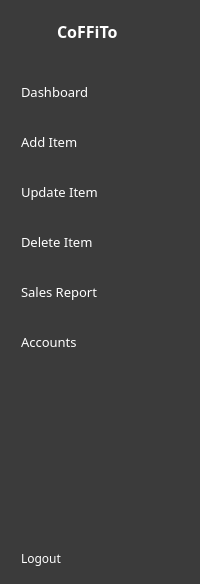
     <widget class="QWidget" name="word_iicon" native="true">
      <property name="styleSheet">
       <string notr="true">QWidget{
	background-color:rgb(59,59,59);
}
QPushButton{
	color:rgb(255,255,255);
	text-align:left;
	height:30px;
	border:none;
	padding-left:10px;
	border-top-left-radius:10px;
	border-bottom-left-radius:10px;
}
QPushButton:checked{
	background-color: #ECECEC;
	color: #FF8C18;
	font-weight:bold;
}
QLabel{
	color:rgb(255,255,255);
}
</string>
      </property>
      <layout class="QVBoxLayout" name="verticalLayout_4">
       <property name="rightMargin">
        <number>0</number>
       </property>
       <item>
        <layout class="QHBoxLayout" name="horizontalLayout_3">
         <property name="rightMargin">
          <number>20</number>
         </property>
         <item>
          <widget class="QLabel" name="label_2">
           <property name="minimumSize">
            <size>
             <width>40</width>
             <height>40</height>
            </size>
           </property>
           <property name="maximumSize">
            <size>
             <width>40</width>
             <height>31</height>
            </size>
           </property>
           <property name="text">
            <string/>
           </property>
           <property name="pixmap">
            <pixmap resource="resource1_rc.qrc">:/iCons/icons/Green Simple Monoline Badge CK Letter Logo (3).png</pixmap>
           </property>
           <property name="scaledContents">
            <bool>true</bool>
           </property>
          </widget>
         </item>
         <item>
          <widget class="QLabel" name="label_3">
           <property name="font">
            <font>
             <family>Poppins</family>
             <pointsize>12</pointsize>
             <bold>true</bold>
            </font>
           </property>
           <property name="text">
            <string>CoFFiTo</string>
           </property>
          </widget>
         </item>
        </layout>
       </item>
       <item>
        <layout class="QVBoxLayout" name="verticalLayout_2">
         <property name="spacing">
          <number>20</number>
         </property>
         <property name="topMargin">
          <number>20</number>
         </property>
         <item>
          <widget class="QPushButton" name="dashboard2">
           <property name="font">
            <font>
             <family>Poppins</family>
             <pointsize>10</pointsize>
            </font>
           </property>
           <property name="text">
            <string>Dashboard</string>
           </property>
           <property name="icon">
            <iconset resource="resource1_rc.qrc">
             <normaloff>:/iCons/icons/icons8-coffee-40.png</normaloff>
             <normalon>:/iCons/icons/icons8-coffee0-40.png</normalon>:/iCons/icons/icons8-coffee-40.png</iconset>
           </property>
           <property name="iconSize">
            <size>
             <width>25</width>
             <height>25</height>
            </size>
           </property>
           <property name="checkable">
            <bool>true</bool>
           </property>
           <property name="autoExclusive">
            <bool>true</bool>
           </property>
          </widget>
         </item>
         <item>
          <widget class="QPushButton" name="add_item2">
           <property name="font">
            <font>
             <family>Poppins</family>
             <pointsize>10</pointsize>
            </font>
           </property>
           <property name="text">
            <string>Add Item</string>
           </property>
           <property name="icon">
            <iconset resource="resource1_rc.qrc">
             <normaloff>:/iCons/icons/icons8-add-folder-40.png</normaloff>
             <normalon>:/iCons/icons/icons8-add-40.png</normalon>:/iCons/icons/icons8-add-folder-40.png</iconset>
           </property>
           <property name="iconSize">
            <size>
             <width>20</width>
             <height>20</height>
            </size>
           </property>
           <property name="checkable">
            <bool>true</bool>
           </property>
           <property name="autoExclusive">
            <bool>true</bool>
           </property>
          </widget>
         </item>
         <item>
          <widget class="QPushButton" name="update_item2">
           <property name="font">
            <font>
             <family>Poppins</family>
             <pointsize>10</pointsize>
            </font>
           </property>
           <property name="text">
            <string>Update Item</string>
           </property>
           <property name="icon">
            <iconset resource="resource1_rc.qrc">
             <normaloff>:/iCons/icons/icons8-edit-40.png</normaloff>
             <normalon>:/iCons/icons/icons8-edit-40 (1).png</normalon>:/iCons/icons/icons8-edit-40.png</iconset>
           </property>
           <property name="iconSize">
            <size>
             <width>20</width>
             <height>20</height>
            </size>
           </property>
           <property name="checkable">
            <bool>true</bool>
           </property>
           <property name="autoExclusive">
            <bool>true</bool>
           </property>
          </widget>
         </item>
         <item>
          <widget class="QPushButton" name="delete_item1_2">
           <property name="font">
            <font>
             <family>Poppins</family>
             <pointsize>10</pointsize>
            </font>
           </property>
           <property name="text">
            <string>Delete Item</string>
           </property>
           <property name="icon">
            <iconset resource="resource1_rc.qrc">
             <normaloff>:/iCons/icons/icons8-delete-40.png</normaloff>
             <normalon>:/iCons/icons/icons8-delete-40(1).png</normalon>:/iCons/icons/icons8-delete-40.png</iconset>
           </property>
           <property name="iconSize">
            <size>
             <width>20</width>
             <height>20</height>
            </size>
           </property>
           <property name="checkable">
            <bool>true</bool>
           </property>
           <property name="autoExclusive">
            <bool>true</bool>
           </property>
          </widget>
         </item>
         <item>
          <widget class="QPushButton" name="sales_report2">
           <property name="font">
            <font>
             <family>Poppins</family>
             <pointsize>10</pointsize>
            </font>
           </property>
           <property name="text">
            <string>Sales Report</string>
           </property>
           <property name="icon">
            <iconset resource="resource1_rc.qrc">
             <normaloff>:/iCons/icons/icons8-sales-40.png</normaloff>
             <normalon>:/iCons/icons/icons8-sales-40(1).png</normalon>:/iCons/icons/icons8-sales-40.png</iconset>
           </property>
           <property name="iconSize">
            <size>
             <width>20</width>
             <height>20</height>
            </size>
           </property>
           <property name="checkable">
            <bool>true</bool>
           </property>
           <property name="autoExclusive">
            <bool>true</bool>
           </property>
          </widget>
         </item>
         <item>
          <widget class="QPushButton" name="mng_account2">
           <property name="font">
            <font>
             <family>Poppins</family>
             <pointsize>10</pointsize>
            </font>
           </property>
           <property name="text">
            <string>Accounts</string>
           </property>
           <property name="icon">
            <iconset resource="resource1_rc.qrc">
             <normaloff>:/iCons/icons/personalization.png</normaloff>:/iCons/icons/personalization.png</iconset>
           </property>
           <property name="iconSize">
            <size>
             <width>20</width>
             <height>20</height>
            </size>
           </property>
           <property name="checkable">
            <bool>true</bool>
           </property>
           <property name="autoExclusive">
            <bool>true</bool>
           </property>
          </widget>
         </item>
        </layout>
       </item>
       <item>
        <spacer name="verticalSpacer_2">
         <property name="orientation">
          <enum>Qt::Vertical</enum>
         </property>
         <property name="sizeHint" stdset="0">
          <size>
           <width>20</width>
           <height>180</height>
          </size>
         </property>
        </spacer>
       </item>
       <item>
        <widget class="QPushButton" name="logout2">
         <property name="font">
          <font>
           <family>Poppins</family>
          </font>
         </property>
         <property name="text">
          <string>Logout</string>
         </property>
         <property name="icon">
          <iconset resource="resource1_rc.qrc">
           <normaloff>:/iCons/icons/icons8-logout-40.png</normaloff>
           <normalon>:/iCons/icons/icons8-logouto-40.png</normalon>:/iCons/icons/icons8-logout-40.png</iconset>
         </property>
         <property name="checkable">
          <bool>true</bool>
         </property>
        </widget>
       </item>
      </layout>
     </widget>
